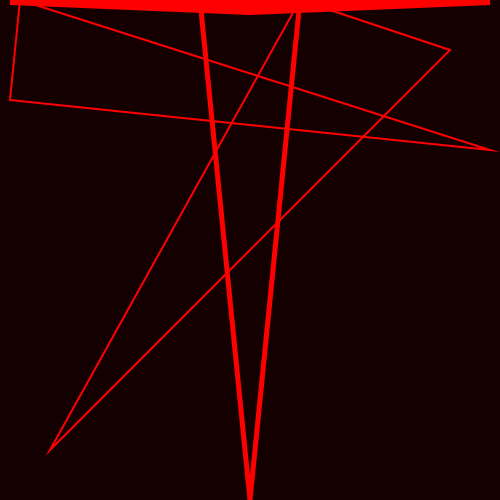
Frame 1 (no input)
Frame 60 (no input): identical to frame 1, image omitted
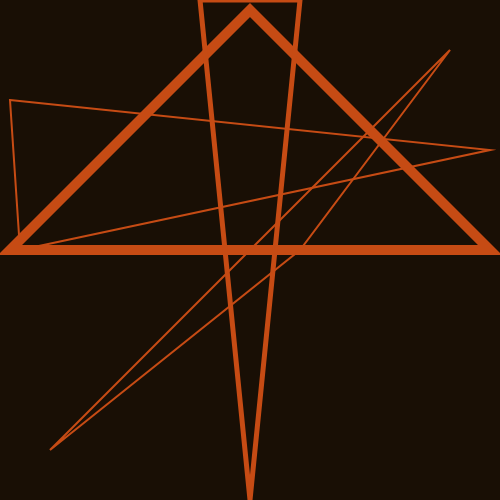
Frame 120 (the mouse pressed at the canvas centre since frame 60)

The p5.js sketch that drew these frames (run headless with seeded random() and noise() and a simulated clock; from frame 60 on, the mouse is pressed at the canvas centre):

// p5.js sketch
// ── sketch.js
function setup() {
  createCanvas(500, 500);
}

function draw() {
  
  
  
  let colorMix = mouseY / 500; 

  
  //Background Colors
  let bgAnger = color(20, 0, 0);      // dark red
  let bgDisgust = color(30, 30, 10);  //dark green
  let currentBg = lerpColor(bgAnger, bgDisgust, colorMix);
  
  background(currentBg); 

  // Line Colors
  let anger = color(255, 0, 0);       // Bright red
  let disgust = color(140, 150, 40);     // Bright green
  let currentStroke = lerpColor(anger, disgust, colorMix);

  noFill();
  stroke(currentStroke);
  
  
  strokeWeight(2);
  triangle(50, 450, 450, 50, 300, mouseY); 
  triangle(10, 100, 490, 150, 20, mouseY); 

  strokeWeight(10);
  
  triangle(250, 10, 10, mouseY, 490, mouseY);

  strokeWeight(5);
  triangle(200, 0, 300, 0, 250, 500);
  
  fill(currentStroke);
  noStroke();
}

function mouseDragged() {
  
}
